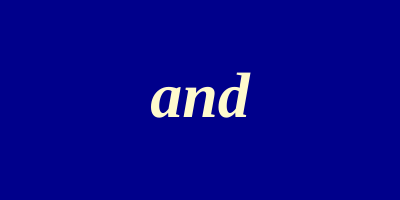
Frame 1 (no input)
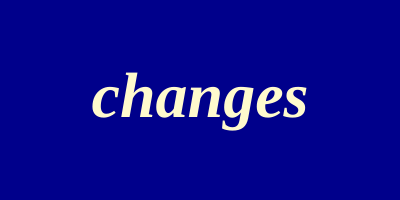
Frame 60 (no input)
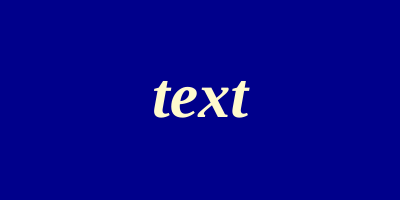
Frame 120 (the mouse pressed at the canvas centre since frame 60)

The p5.js sketch that drew these frames (run headless with seeded random() and noise() and a simulated clock; from frame 60 on, the mouse is pressed at the canvas centre):

// p5.js sketch
// ── sketch.js
let message = "and the text changes";

// make a new list with the four words
let words = message.split(" ");

function setup() {
  createCanvas(400, 200);

  // text set-up
  textFont("serif");
  textStyle(BOLDITALIC);
  textAlign(CENTER, CENTER);
  textSize(64);
  fill("lemonchiffon"); // text color
}

function draw() {
  background("darkblue");

  // frameCount is very fast, so we multiply it by 0.05
  let slowTime = frameCount * 0.05;

  // turns the counter into a 1-2-3-4 loop
  let counter = slowTime % 4;

  // we don't want decimals here. int() cuts them out
  let i = int(counter);

  // display the word number 'i' in the center
  text(words[i], width / 2, height / 2);
}
